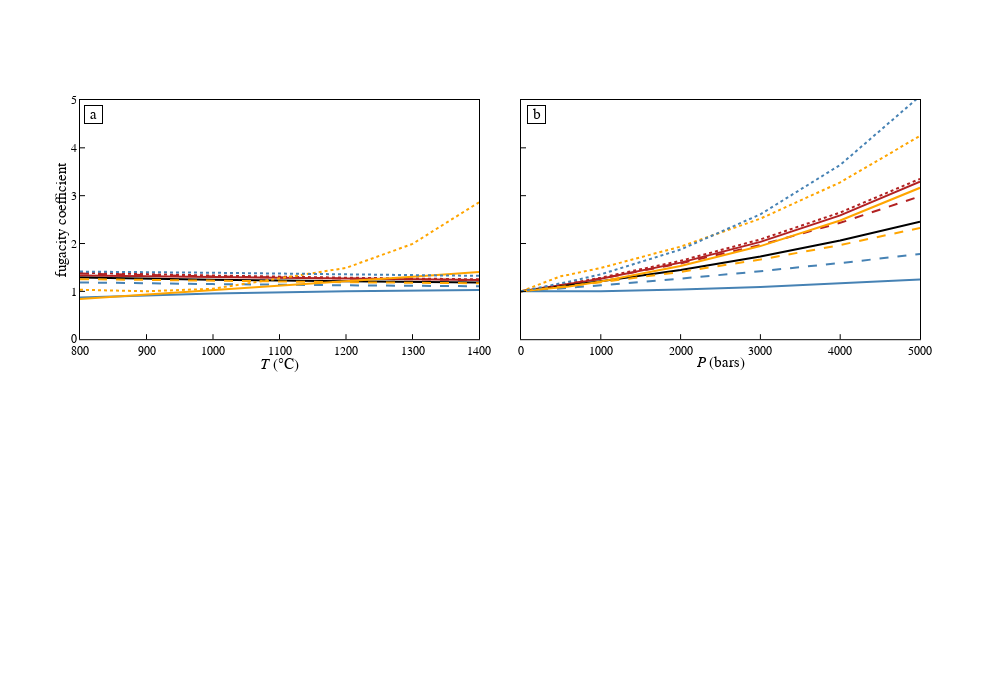

The code cell stored with this chart in its notebook:
### Code cell
### saturation pressure

fig = make_subplots(rows=2, cols=2,
                   shared_yaxes = True, shared_xaxes = False,
                   vertical_spacing=0.08, horizontal_spacing=0.05)
lw = 2
syms = 10
lc1 = "steelblue"

data1 = f_data
r = 1

# vary T
c = 1
fig.add_trace(go.Scatter(mode = "lines", x=data1[2:8,2], y=data1[2:8,3], line_color = "steelblue", line_width = lw, 
                         line_dash = "solid"), row = r, col = c)
fig.add_trace(go.Scatter(mode = "lines", x=data1[2:8,2], y=data1[2:8,4], line_color = "firebrick", line_width = lw, 
                         line_dash = "solid"), row = r, col = c)
fig.add_trace(go.Scatter(mode = "lines", x=data1[2:8,2], y=data1[2:8,5], line_color = "steelblue", line_width = lw, 
                         line_dash = "dash"), row = r, col = c)
fig.add_trace(go.Scatter(mode = "lines", x=data1[2:8,2], y=data1[2:8,6], line_color = "firebrick", line_width = lw, 
                         line_dash = "dash"), row = r, col = c)
fig.add_trace(go.Scatter(mode = "lines", x=data1[2:8,2], y=data1[2:8,7], line_color = "black", line_width = lw, 
                         line_dash = "solid"), row = r, col = c)
fig.add_trace(go.Scatter(mode = "lines", x=data1[2:8,2], y=data1[2:8,8], line_color = "firebrick", line_width = lw, 
                         line_dash = "dot"), row = r, col = c)
fig.add_trace(go.Scatter(mode = "lines", x=data1[2:8,2], y=data1[2:8,9], line_color = "orange", line_width = lw, 
                         line_dash = "dash"), row = r, col = c)
fig.add_trace(go.Scatter(mode = "lines", x=data1[2:8,2], y=data1[2:8,10], line_color = "orange", line_width = lw, 
                         line_dash = "solid"), row = r, col = c)
fig.add_trace(go.Scatter(mode = "lines", x=data1[2:8,2], y=data1[2:8,11], line_color = "orange", line_width = lw, 
                         line_dash = "dot"), row = r, col = c)
fig.add_trace(go.Scatter(mode = "lines", x=data1[2:8,2], y=data1[2:8,12], line_color = "steelblue", line_width = lw, 
                         line_dash = "dot"), row = r, col = c)
fig.update_xaxes(range = [800,1400], dtick = 100, title = "<i>T</i> (\u00B0C)", row = r, col = c)
fig.update_yaxes(range = [0,5], dtick = 1, title = "fugacity coefficient", row = r, col = c)
fig.add_annotation(x=820, y=4.7,text="a",showarrow=False, bordercolor = "black", bgcolor="white",
                   width=15, height=15,font=dict(color="black",size=15),textangle=0,  row = r, col = c)

# vary P
c = 2
fig.add_trace(go.Scatter(mode = "lines", x=data1[8:,1], y=data1[8:,3], line_color = "steelblue", line_width = lw, 
                         line_dash = "solid"), row = r, col = c)
fig.add_trace(go.Scatter(mode = "lines", x=data1[8:,1], y=data1[8:,4], line_color = "firebrick", line_width = lw, 
                         line_dash = "solid"), row = r, col = c)
fig.add_trace(go.Scatter(mode = "lines", x=data1[8:,1], y=data1[8:,5], line_color = "steelblue", line_width = lw, 
                         line_dash = "dash"), row = r, col = c)
fig.add_trace(go.Scatter(mode = "lines", x=data1[8:,1], y=data1[8:,6], line_color = "firebrick", line_width = lw, 
                         line_dash = "dash"), row = r, col = c)
fig.add_trace(go.Scatter(mode = "lines", x=data1[8:,1], y=data1[8:,7], line_color = "black", line_width = lw, 
                         line_dash = "solid"), row = r, col = c)
fig.add_trace(go.Scatter(mode = "lines", x=data1[8:,1], y=data1[8:,8], line_color = "firebrick", line_width = lw, 
                         line_dash = "dot"), row = r, col = c)
fig.add_trace(go.Scatter(mode = "lines", x=data1[8:,1], y=data1[8:,9], line_color = "orange", line_width = lw, 
                         line_dash = "dash"), row = r, col = c)
fig.add_trace(go.Scatter(mode = "lines", x=data1[8:,1], y=data1[8:,10], line_color = "orange", line_width = lw, 
                         line_dash = "solid"), row = r, col = c)
fig.add_trace(go.Scatter(mode = "lines", x=data1[8:,1], y=data1[8:,11], line_color = "orange", line_width = lw, 
                         line_dash = "dot"), row = r, col = c)
fig.add_trace(go.Scatter(mode = "lines", x=data1[8:,1], y=data1[8:,12], line_color = "steelblue", line_width = lw, 
                         line_dash = "dot"), row = r, col = c)
fig.update_xaxes(range = [0,5000], dtick = 1000, title = "<i>P</i> (bars)", row = r, col = c)
fig.add_annotation(x=200, y=4.7,text="b",showarrow=False, bordercolor = "black", bgcolor="white",
                   width=15, height=15,font=dict(color="black",size=15),textangle=0,  row = r, col = c)




fig.update_layout(height=700, width=1000, plot_bgcolor='rgb(255,255,255)' , showlegend = False)

fig.update_xaxes(showline=True, linewidth=1, linecolor='black', mirror=True, 
                 ticks="inside", ticklen=5, title_standoff = 0, tickcolor="black",
                 title_font=dict(size=15, family='Helvetica', color='black'), 
                 tickfont=dict(family='Helvetica', color='black', size=12))
fig.update_yaxes(showline=True, linewidth=1, linecolor='black', mirror=True, 
                 ticks="inside", ticklen=5, title_standoff = 0, tickcolor="black",
                title_font=dict(size=15, family='Helvetica', color='black'), 
                 tickfont=dict(family='Helvetica', color='black', size=12))

fig.update_layout(font_family="Helvetica",font_color="black")

fig.show()
#fig.write_image("fig3.svg")

### Figure 1 — Plotly figure (JSON) as saved in the notebook; plotly's stock layout.template omitted (floating-point values rounded to 4 significant figures)
{"data": [{"line": {"color": "steelblue", "dash": "solid", "width": 2}, "mode": "lines", "type": "scatter", "x": ["800", "900", "1000", "1200", "1300", "1400"], "xaxis": "x", "y": ["0.8727161163687260927009614300661", "0.92054412186940767169381880420042", "0.95665706235880396388530441807374", "1.0042538541231614134608503597721", "1.0194523896806233192288821173904", "1.0306476094583468927607344271473"], "yaxis": "y"}, {"line": {"color": "firebrick", "dash": "solid", "width": 2}, "mode": "lines", "type": "scatter", "x": ["800", "900", "1000", "1200", "1300", "1400"], "xaxis": "x", "y": ["1.3330433703987632049213843804875", "1.3154402974965730920462033500464", "1.2979561920363159716135936431236", "1.2657647433655640359312909818231", "1.2514238571041894887194600477588", "1.238254956361748180664390686341"], "yaxis": "y"}, {"line": {"color": "steelblue", "dash": "dash", "width": 2}, "mode": "lines", "type": "scatter", "x": ["800", "900", "1000", "1200", "1300", "1400"], "xaxis": "x", "y": ["1.187318995983985582121066644931", "1.1677077295127903566456624529779", "1.1514630953543386212745396355705", "1.1261658630921795894747716371647", "1.1161447964948562125224494154053", "1.1074321432144224876015169859098"], "yaxis": "y"}, {"line": {"color": "firebrick", "dash": "dash", "width": 2}, "mode": "lines", "type": "scatter", "x": ["800", "900", "1000", "1200", "1300", "1400"], "xaxis": "x", "y": ["1.372482417655179199379286410292", "1.3394740920433430779452310588178", "1.3116618752721603816738000715808", "1.2675079568495573216311697717827", "1.249725798209475721688674345233", "1.2341233384406813991033685048514"], "yaxis": "y"}, {"line": {"color": "black", "dash": "solid", "width": 2}, "mode": "lines", "type": "scatter", "x": ["800", "900", "1000", "1200", "1300", "1400"], "xaxis": "x", "y": ["1.2880617415047103302465918272762", "1.263804837525896583595269025488", "1.2431201289699601945197681737918", "1.2098578263305980361544106654129", "1.1963256670224349328887647261238", "1.184391756916045577947745167854"], "yaxis": "y"}, {"line": {"color": "firebrick", "dash": "dot", "width": 2}, "mode": "lines", "type": "scatter", "x": ["800", "900", "1000", "1200", "1300", "1400"], "xaxis": "x", "y": ["1.3896748973378429738334309409057", "1.357893114576981845927414550738", "1.3304541352843493496442324865404", "1.2858217235364481467139460089754", "1.2675229739562498333152662037302", "1.2513326068913991639891604585683"], "yaxis": "y"}, {"line": {"color": "orange", "dash": "dash", "width": 2}, "mode": "lines", "type": "scatter", "x": ["800", "900", "1000", "1200", "1300", "1400"], "xaxis": "x", "y": ["1.2555456719330405454462622570864", "1.2363158683169815680046441615095", "1.2193961101189940829193935802355", "1.1913268980917346510625085651774", "1.1796425185346385324730459996755", "1.1692257014419993589373800960305"], "yaxis": "y"}, {"line": {"color": "orange", "dash": "solid", "width": 2}, "mode": "lines", "type": "scatter", "x": ["800", "900", "1000", "1200", "1300", "1400"], "xaxis": "x", "y": ["0.8390167827161863901762445134632", "0.93060835036916826659672897376405", "1.0212027445700830015111514852137", "1.2064562376797616007456361222498", "1.3036059439712683441524558682575", "1.4050247123158203618262109464856"], "yaxis": "y"}, {"line": {"color": "orange", "dash": "dot", "width": 2}, "mode": "lines", "type": "scatter", "x": ["800", "900", "1000", "1200", "1300", "1400"], "xaxis": "x", "y": ["1.0331087365070407441696175508634", "1.0021731034064702811576826884028", "1.0539000842231272930260908924512", "1.4899419932526813599859709802383", "1.9916586031248774538625301067343", "2.8617222676407646400142503149042"], "yaxis": "y"}, {"line": {"color": "steelblue", "dash": "dot", "width": 2}, "mode": "lines", "type": "scatter", "x": ["800", "900", "1000", "1200", "1300", "1400"], "xaxis": "x", "y": ["1.4132647000988610929520336234192", "1.4031410549424567756031546400413", "1.3887700914051058157413715264857", "1.3560000299582254243483493786788", "1.3396809589614086097607122161523", "1.3240284272112768016197758944163"], "yaxis": "y"}, {"line": {"color": "steelblue", "dash": "solid", "width": 2}, "mode": "lines", "type": "scatter", "x": ["1", "100", "200", "300", "400", "500", "600", "700", "800", "900", "1000", "2000", "3000", "4000", "5000"], "xaxis": "x2", "y": ["0.99998368654275539913433851240993", "0.99860664568897082293484719955689", "0.99767584323119999509605500042668", "0.99718203843456235336880258032274", "0.99710204525700273256783667663358", "0.99741478957372514362815287595605", "0.99810108562471610352025199884768", "0.99914344039057902944949613059007", "1.0005258819174484943027204559592", "1.0022338082460834242384391543695", "1.0042538541231614134608503597721", "1.0393636235716755253791427030548", "1.0928822333911262433461563873814", "1.1626988927989144473015021084136", "1.247390336893748186164185260518"], "yaxis": "y2"}, {"line": {"color": "firebrick", "dash": "solid", "width": 2}, "mode": "lines", "type": "scatter", "x": ["1", "100", "200", "300", "400", "500", "600", "700", "800", "900", "1000", "2000", "3000", "4000", "5000"], "xaxis": "x2", "y": ["1.0", "1.0242212624718581943777164920935", "1.0491475493932659475250265546931", "1.0745412209875360616947057512396", "1.1004069299412474733421453310136", "1.1267492555594409444108604661859", "1.1535726995976426983267104764124", "1.1808816820446776893363498811796", "1.2086805368584118134960186864719", "1.2369735076566563957069700548879", "1.2657647433655640359312909818231", "1.6004318754829062137888334254072", "2.0343991923434933273962080342624", "2.58874271236117642796729364609", "3.293154472668233844764291285347"], "yaxis": "y2"}, {"line": {"color": "steelblue", "dash": "dash", "width": 2}, "mode": "lines", "type": "scatter", "x": ["1", "100", "200", "300", "400", "500", "600", "700", "800", "900", "1000", "2000", "3000", "4000", "5000"], "xaxis": "x2", "y": ["1.0001197096578698624243417113566", "1.0120326807487878048797816562931", "1.0241921652076589561802455695324", "1.036479554541435658948225487396", "1.0488959492588319641865874869521", "1.0614424562581276165338685553001", "1.0741201888176011871923445560626", "1.0869302665874417739588259575618", "1.0998738155825724637649191352861", "1.1129519681759703719259446837126", "1.1261658630921795894747716371647", "1.2660256868049173999191060761472", "1.4207591978792248625433807555768", "1.5916084476576807792307195371831", "1.7798761966876684525481016041843"], "yaxis": "y2"}, {"line": {"color": "firebrick", "dash": "dash", "width": 2}, "mode": "lines", "type": "scatter", "x": ["1", "100", "200", "300", "400", "500", "600", "700", "800", "900", "1000", "2000", "3000", "4000", "5000"], "xaxis": "x2", "y": ["1.0", "1.0247793870523783128252654648547", "1.0502012601884815082392750811079", "1.0760156889237058147764747482028", "1.1022207607390315915185766092033", "1.1288142539160167669375109429899", "1.1557936319968649969605151583676", "1.1831560384625186932174857747138", "1.2108982916411848083229904289207", "1.2390168798596380101783643998046", "1.2675079568495573216311697717827", "1.5837169660232646970543755795917", "1.9686813564352886992482201253067", "2.4326946679257766740293535758218", "2.9874615008390730311444514796037"], "yaxis": "y2"}, {"line": {"color": "black", "dash": "solid", "width": 2}, "mode": "lines", "type": "scatter", "x": ["1", "100", "200", "300", "400", "500", "600", "700", "800", "900", "1000", "2000", "3000", "4000", "5000"], "xaxis": "x2", "y": ["1.0", "1.0196453512224785381763078794375", "1.0397471558627651231914035213384", "1.060108134148151662933886817668", "1.0807280431644357840613200110119", "1.1016065338166181545958966806382", "1.1227431489460369140533894104229", "1.1441373214815549180005721419987", "1.1657883726269104261610289551591", "1.1876955100863405583298278008907", "1.2098578263305980361544106654129", "1.4478986104545417762823729288933", "1.7306840462211554223173240495397", "2.0639134449803648712206734656375", "2.454755478721056563998102124914"], "yaxis": "y2"}, {"line": {"color": "firebrick", "dash": "dot", "width": 2}, "mode": "lines", "type": "scatter", "x": ["1", "100", "200", "300", "400", "500", "600", "700", "800", "900", "1000", "2000", "3000", "4000", "5000"], "xaxis": "x2", "y": ["1.0", "1.0261612698542317359763282795935", "1.0530672445388496711712220348846", "1.080457583545795970426133672237", "1.1083335311163519952697688569557", "1.1366960618111757329088699669456", "1.1655458727451881849955951259258", "1.1948833759103896019900643985338", "1.2247086905983989131556087009602", "1.2550216359346665793635365672829", "1.2858217235364481467139460089754", "1.6384160179595562179446193043673", "2.0857532635656790682634841028462", "2.6482726341727937909974625744136", "3.3519176837505564292957931182628"], "yaxis": "y2"}, {"line": {"color": "orange", "dash": "dash", "width": 2}, "mode": "lines", "type": "scatter", "x": ["1", "100", "200", "300", "400", "500", "600", "700", "800", "900", "1000", "2000", "3000", "4000", "5000"], "xaxis": "x2", "y": ["1.0", "1.0179179905666071953861730506217", "1.0362479610554404887684263733766", "1.0548108534877286738667385475825", "1.0736073906066667616586835431138", "1.0926382429412897884961314728371", "1.11190402762685718303532698889", "1.1314053072290759775274587097275", "1.1511425885728863988451492548621", "1.1711163215765430867642757752632", "1.1913268980917346510625085651774", "1.4066238016292287616970965151158", "1.6638627626446446811266073278167", "1.9677862959838994982651759052885", "2.3253379988605858921919437224668"], "yaxis": "y2"}, {"line": {"color": "orange", "dash": "solid", "width": 2}, "mode": "lines", "type": "scatter", "x": ["1", "100", "200", "300", "400", "500", "600", "700", "800", "900", "1000", "2000", "3000", "4000", "5000"], "xaxis": "x2", "y": ["1.0001490616021312730856965007556", "1.0149061602131273090868113968018", "1.0298123204262546181736227936036", "1.0447184806393819231231436210658", "1.0596246408525092363472455872089", "1.0745308010656365412967664146695", "1.0993127583931399695947266538947", "1.1249244887983522406410733495723", "1.1513287477748478017039693664198", "1.1785080170081002218394578138632", "1.2064562376797616007456361222498", "1.5300973466608323541771628506522", "1.9464605057674861557554429400685", "2.4803334597475325664344477282437", "3.1646841924572453634697908843533"], "yaxis": "y2"}, {"line": {"color": "orange", "dash": "dot", "width": 2}, "mode": "lines", "type": "scatter", "x": ["1", "100", "200", "300", "400", "500", "600", "700", "800", "900", "1000", "2000", "3000", "4000", "5000"], "xaxis": "x2", "y": ["1.0006349942185831202717853860897", "1.0634994218583120293816173650757", "1.1269988437166240587632347301513", "1.1904982655749360705202220458573", "1.2539976874332481175264694603043", "1.3174971092915601292834567760086", "1.3488426124674201746259066185126", "1.3819213799937416313006570197048", "1.4165344833046112558500946285202", "1.4525647930274289829092367115904", "1.4899419932526813599859709802383", "1.9347211507314656853252332879921", "2.5200217664218603311018085740503", "3.27741628510046416053784189269", "4.2498632953560930086483972443722"], "yaxis": "y2"}, {"line": {"color": "steelblue", "dash": "dot", "width": 2}, "mode": "lines", "type": "scatter", "x": ["1", "100", "200", "300", "400", "500", "600", "700", "800", "900", "1000", "2000", "3000", "4000", "5000"], "xaxis": "x2", "y": ["1.0", "1.03140275836852450521114381718", "1.063948036575630119509319439546", "1.0973379188779278434196801673882", "1.1315876425976996797851179446707", "1.1667124866964486563190276332033", "1.2027277627634540172207547055753", "1.239648805696334123998129001288", "1.2774909640734907235765082988443", "1.3162695902186672862011314542441", "1.3560000299582254243483493786788", "1.8738894112785634174228428757063", "2.6107560652197276134676231354899", "3.6429987910386528037735996096416", "5.0806988027900273642741223552786"], "yaxis": "y2"}], "layout": {"annotations": [{"bgcolor": "white", "bordercolor": "black", "font": {"color": "black", "size": 15}, "height": 15, "showarrow": false, "text": "a", "textangle": 0, "width": 15, "x": 820, "xref": "x", "y": 4.7, "yref": "y"}, {"bgcolor": "white", "bordercolor": "black", "font": {"color": "black", "size": 15}, "height": 15, "showarrow": false, "text": "b", "textangle": 0, "width": 15, "x": 200, "xref": "x2", "y": 4.7, "yref": "y2"}], "font": {"color": "black", "family": "Helvetica"}, "height": 700, "plot_bgcolor": "rgb(255,255,255)", "showlegend": false, "width": 1000, "xaxis": {"anchor": "y", "domain": [0, 0.475], "dtick": 100, "linecolor": "black", "linewidth": 1, "mirror": true, "range": [800, 1400], "showline": true, "tickcolor": "black", "tickfont": {"color": "black", "family": "Helvetica", "size": 12}, "ticklen": 5, "ticks": "inside", "title": {"font": {"color": "black", "family": "Helvetica", "size": 15}, "standoff": 0, "text": "<i>T</i> (°C)"}}, "xaxis2": {"anchor": "y2", "domain": [0.525, 1], "dtick": 1000, "linecolor": "black", "linewidth": 1, "mirror": true, "range": [0, 5000], "showline": true, "tickcolor": "black", "tickfont": {"color": "black", "family": "Helvetica", "size": 12}, "ticklen": 5, "ticks": "inside", "title": {"font": {"color": "black", "family": "Helvetica", "size": 15}, "standoff": 0, "text": "<i>P</i> (bars)"}}, "xaxis3": {"anchor": "y3", "domain": [0, 0.475], "linecolor": "black", "linewidth": 1, "mirror": true, "showline": true, "tickcolor": "black", "tickfont": {"color": "black", "family": "Helvetica", "size": 12}, "ticklen": 5, "ticks": "inside", "title": {"font": {"color": "black", "family": "Helvetica", "size": 15}, "standoff": 0}}, "xaxis4": {"anchor": "y4", "domain": [0.525, 1], "linecolor": "black", "linewidth": 1, "mirror": true, "showline": true, "tickcolor": "black", "tickfont": {"color": "black", "family": "Helvetica", "size": 12}, "ticklen": 5, "ticks": "inside", "title": {"font": {"color": "black", "family": "Helvetica", "size": 15}, "standoff": 0}}, "yaxis": {"anchor": "x", "domain": [0.54, 1], "dtick": 1, "linecolor": "black", "linewidth": 1, "mirror": true, "range": [0, 5], "showline": true, "tickcolor": "black", "tickfont": {"color": "black", "family": "Helvetica", "size": 12}, "ticklen": 5, "ticks": "inside", "title": {"font": {"color": "black", "family": "Helvetica", "size": 15}, "standoff": 0, "text": "fugacity coefficient"}}, "yaxis2": {"anchor": "x2", "domain": [0.54, 1], "linecolor": "black", "linewidth": 1, "matches": "y", "mirror": true, "showline": true, "showticklabels": false, "tickcolor": "black", "tickfont": {"color": "black", "family": "Helvetica", "size": 12}, "ticklen": 5, "ticks": "inside", "title": {"font": {"color": "black", "family": "Helvetica", "size": 15}, "standoff": 0}}, "yaxis3": {"anchor": "x3", "domain": [0, 0.46], "linecolor": "black", "linewidth": 1, "mirror": true, "showline": true, "tickcolor": "black", "tickfont": {"color": "black", "family": "Helvetica", "size": 12}, "ticklen": 5, "ticks": "inside", "title": {"font": {"color": "black", "family": "Helvetica", "size": 15}, "standoff": 0}}, "yaxis4": {"anchor": "x4", "domain": [0, 0.46], "linecolor": "black", "linewidth": 1, "matches": "y3", "mirror": true, "showline": true, "showticklabels": false, "tickcolor": "black", "tickfont": {"color": "black", "family": "Helvetica", "size": 12}, "ticklen": 5, "ticks": "inside", "title": {"font": {"color": "black", "family": "Helvetica", "size": 15}, "standoff": 0}}}}
